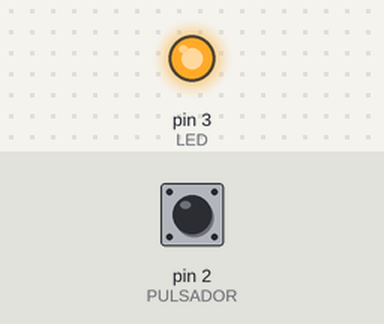
This sketch was run on a simulated Arduino Uno, built with avr-gcc and run on an emulated ATmega328P. Parts: output pins drawn as LEDs (lit = HIGH). The inputs (shaded band) are chosen by the test bench; at power-on: pin 2 (PULSADOR) HIGH.

Above: at 1.2 s.
1.3 s: pin 2 (PULSADOR) pulled LOW for 0.15 s
At 2.6 s:
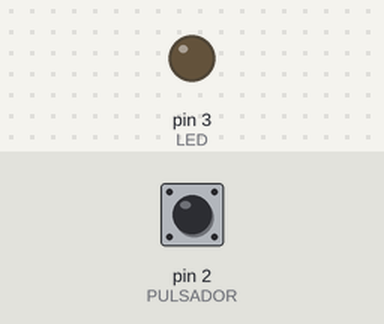
2.9 s: pin 2 (PULSADOR) pulled LOW for 1 s
At 5.1 s:
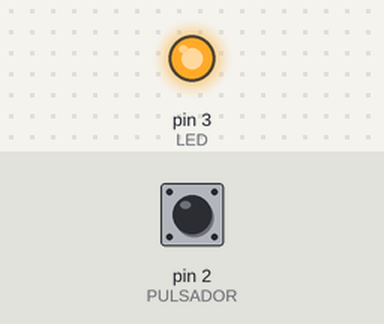
5.4 s: pin 2 (PULSADOR) pulled LOW for 3.2 s
At 10.0 s:
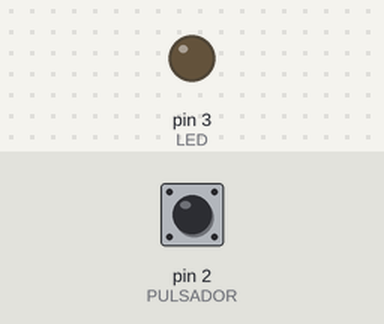
Timing chart, 0 to 11.5 s (numbered marks = the images above; inputs shaded):
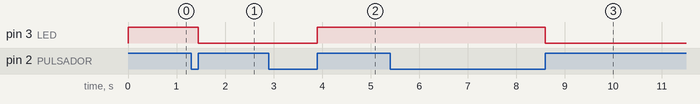

Measured:
- after the input at 1.3 s, pin 3 (LED): HIGH → LOW after 0.15 s
- after the input at 2.9 s, pin 3 (LED): LOW → HIGH after 1.0 s
- after the input at 5.4 s, pin 3 (LED): HIGH → LOW after 3.2 s

The sketch:

pulsador_ledV2.ino
```cpp
int PULSADOR = 2, LED = 3, ESTADO = LOW;


void setup() {
  //pin 2 como entrada
  pinMode(PULSADOR, INPUT);
  //pin 2 como salida
  pinMode(LED, OUTPUT);
}

void loop() {
  //Mientras el led este LOW se va quedar en este ciclo
  while (digitalRead(PULSADOR) == LOW) {
  }
  ESTADO = digitalRead(LED);
  digitalWrite(LED, !ESTADO); //"!" esto significa que está NEGADO
  //Mientras el led este HIGH se va quedar en este ciclo
  while(digitalRead(PULSADOR)==HIGH){

  }
}
```
